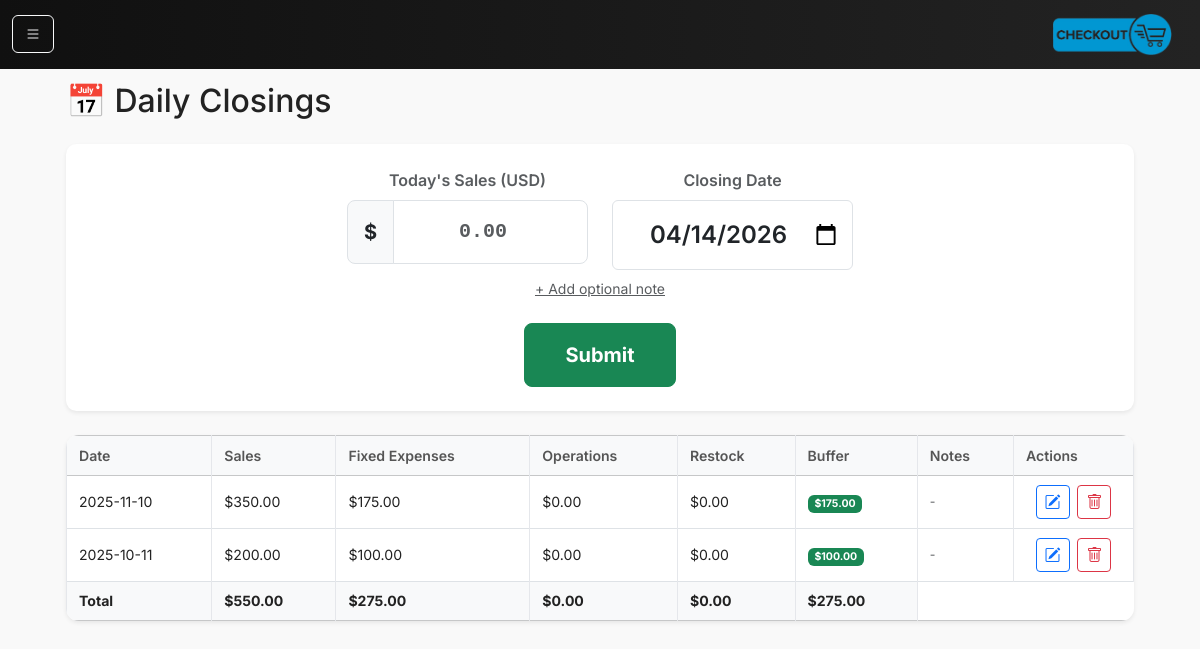
Before: /closings (signed in) with the older database file.
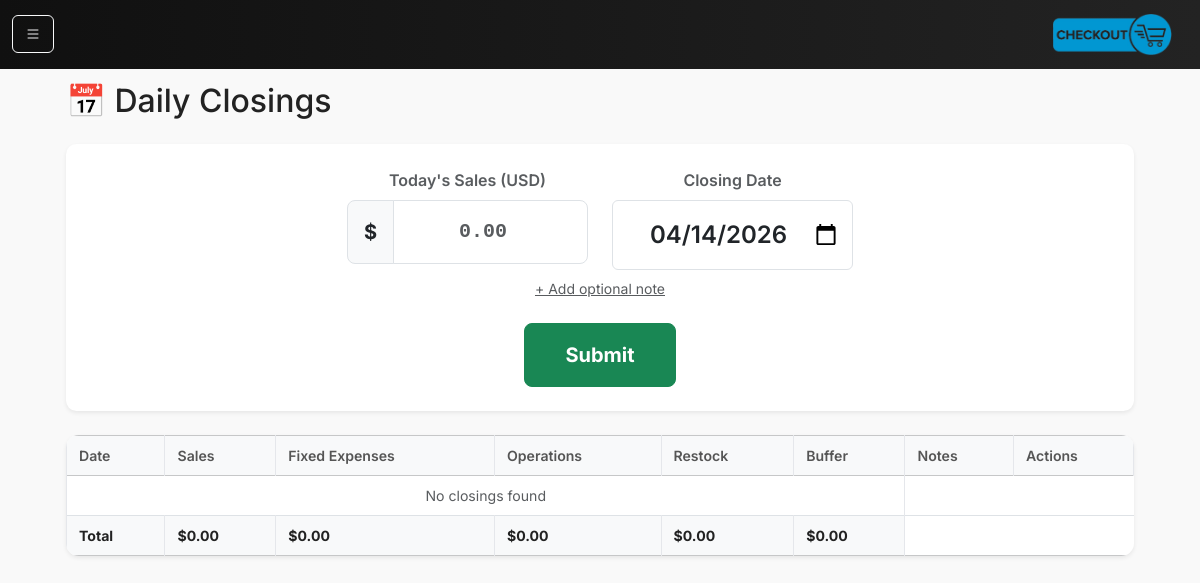
After: the same page with the newer database file.
### models.py (models this page shows)
class DailyClosing(db.Model):
    __tablename__ = "daily_closings"
    id = db.Column(db.Integer, primary_key=True)
    date = db.Column(db.Date, nullable=False, unique=True)
    sales_cents = db.Column(db.Integer, nullable=False)
    fixed_allocation_cents = db.Column(db.Integer, default=0)
    ops_allocation_cents = db.Column(db.Integer, default=0)
    inventory_allocation_cents = db.Column(db.Integer, default=0)
    buffer_allocation_cents = db.Column(db.Integer, default=0)
    payment_mode = db.Column(db.String(20))
    notes = db.Column(db.String(255))
    created_at = db.Column(db.DateTime, default=datetime.utcnow)

### main.py (the view)
@app.route("/closings")
def closings():
    from main import DailyClosing
    all_closings = DailyClosing.query.order_by(DailyClosing.date.desc()).all()
    return render_template("closings.html", closings=all_closings, today=date.today())

### main.py (called while the page is built)
@app.context_processor
def inject_request():
    return dict(request=request)

@app.before_request
def require_login():
    allowed_routes = ["login", "static"]
    if request.endpoint not in allowed_routes:
        if not session.get("logged_in"):
            return redirect(url_for("login"))

### templates/closings.html (shortened to what the changed rows need)
{% extends "base.html" %}
{% block content %}
<div class="container-fluid">
  <div class="d-flex justify-content-between align-items-center mb-3">
    <h2>📅 Daily Closings</h2>
  </div>
  <table class="table table-bordered bg-white shadow-sm">
    <thead class="table-light">
      <tr>
        <th>Date</th>
        <th>Sales</th>
        <th>Fixed Expenses</th>
        <th>Operations</th>
        <th>Restock</th>
        <th>Buffer</th>
        <th>Notes</th>
        <th style="width: 120px;">Actions</th>
      </tr>
    </thead>
    <tbody>
      {% for c in closings %}
      <tr>
        <td>{{ c.date }}</td>
        <td>${{ "%.2f"|format(c.sales_cents / 100) }}</td>
        <td>${{ "%.2f"|format(c.fixed_allocation_cents / 100) }}</td>
        <td>${{ "%.2f"|format(c.ops_allocation_cents / 100) }}</td>
        <td>${{ "%.2f"|format(c.inventory_allocation_cents / 100) }}</td>
        <td>
          <span
            class="badge bg-{% if c.buffer_allocation_cents / c.sales_cents >= 0.4 %}success{% elif c.buffer_allocation_cents / c.sales_cents >= 0.2 %}warning{% else %}danger{% endif %}">
            ${{ "%.2f"|format(c.buffer_allocation_cents / 100) }}
          </span>
        </td>
        <td class="text-start small text-muted">{{ c.notes or "-" }}</td>
        <td class="text-center">
          <button class="btn btn-sm btn-outline-primary me-1" data-bs-toggle="modal" data-bs-target="#editClosingModal"
            data-id="{{ c.id }}" data-date="{{ c.date }}" data-sales="{{ c.sales_cents / 100 }}"
            data-notes="{{ c.notes or '' }}">
            <i class="bi bi-pencil-square"></i>
          </button>
          <button class="btn btn-sm btn-outline-danger" data-bs-toggle="modal" data-bs-target="#deleteClosingModal"
            data-id="{{ c.id }}" data-date="{{ c.date }}">
            <i class="bi bi-trash"></i>
          </button>
        </td>
      </tr>
      {% else %}
      <tr>
        <td colspan="6" class="text-center text-muted">No closings found</td>
      </tr>
      {% endfor %}
    </tbody>
    <tfoot class="table-light fw-bold">
      <tr>
        <td>Total</td>
        <td>
          ${{ '%.2f' % ((closings | sum(attribute='sales_cents', start=0)) / 100) }}
        </td>
        <td>
          ${{ '%.2f' % ((closings | sum(attribute='fixed_allocation_cents', start=0)) / 100) }}
        </td>
        <td>
          ${{ '%.2f' % ((closings | sum(attribute='ops_allocation_cents', start=0)) / 100) }}
        </td>
        <td>
          ${{ '%.2f' % ((closings | sum(attribute='inventory_allocation_cents', start=0)) / 100) }}
        </td>
        <td>
          ${{ '%.2f' % ((closings | sum(attribute='buffer_allocation_cents', start=0)) / 100) }}
        </td>
      </tr>
    </tfoot>
  </table>
</div>
{% endblock %}

Changed rows visible on the page:
removed DailyClosing: date "2025-11-10", c.sales_cents/100 "350.00", c.fixed_allocation_cents/100 "175.00", c.ops_allocation_cents/100 "0.00", c.inventory_allocation_cents/100 "0.00", c.buffer_allocation_cents/100 "175.00", notes "-"
removed DailyClosing: date "2025-10-11", c.sales_cents/100 "200.00", c.fixed_allocation_cents/100 "100.00", c.ops_allocation_cents/100 "0.00", c.inventory_allocation_cents/100 "0.00", c.buffer_allocation_cents/100 "100.00", notes "-"
Other visible differences:
{{ '%.2f' % ((closings | sum(attribute='sales_cents', start=0)) / 100) }}: "550.00" → "0.00"
text no longer shown: "275.00 275.00"
text now shown: "No closings found 0.00 0.00"
